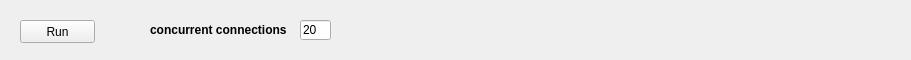
           <widget class="QWidget" name="widget_executeSql_3" native="true">
            <property name="sizePolicy">
             <sizepolicy hsizetype="Expanding" vsizetype="Preferred">
              <horstretch>0</horstretch>
              <verstretch>0</verstretch>
             </sizepolicy>
            </property>
            <property name="minimumSize">
             <size>
              <width>0</width>
              <height>60</height>
             </size>
            </property>
            <widget class="QWidget" name="widget_13" native="true">
             <property name="geometry">
              <rect>
               <x>886</x>
               <y>9</y>
               <width>16</width>
               <height>23</height>
              </rect>
             </property>
             <property name="maximumSize">
              <size>
               <width>16</width>
               <height>16777215</height>
              </size>
             </property>
            </widget>
            <widget class="QPushButton" name="pushButton_run_TP_commands">
             <property name="geometry">
              <rect>
               <x>20</x>
               <y>20</y>
               <width>75</width>
               <height>23</height>
              </rect>
             </property>
             <property name="sizePolicy">
              <sizepolicy hsizetype="Minimum" vsizetype="Minimum">
               <horstretch>0</horstretch>
               <verstretch>0</verstretch>
              </sizepolicy>
             </property>
             <property name="minimumSize">
              <size>
               <width>0</width>
               <height>0</height>
              </size>
             </property>
             <property name="maximumSize">
              <size>
               <width>141</width>
               <height>16777215</height>
              </size>
             </property>
             <property name="font">
              <font>
               <family>Segoe UI</family>
              </font>
             </property>
             <property name="text">
              <string>Run</string>
             </property>
            </widget>
            <widget class="QLabel" name="label_concurrent_tp">
             <property name="geometry">
              <rect>
               <x>150</x>
               <y>20</y>
               <width>141</width>
               <height>20</height>
              </rect>
             </property>
             <property name="minimumSize">
              <size>
               <width>0</width>
               <height>0</height>
              </size>
             </property>
             <property name="font">
              <font>
               <family>Segoe UI</family>
               <pointsize>9</pointsize>
               <weight>75</weight>
               <bold>true</bold>
              </font>
             </property>
             <property name="text">
              <string>concurrent connections</string>
             </property>
            </widget>
            <widget class="QLineEdit" name="lineEdit_username_tp_3">
             <property name="geometry">
              <rect>
               <x>300</x>
               <y>20</y>
               <width>31</width>
               <height>20</height>
              </rect>
             </property>
             <property name="sizePolicy">
              <sizepolicy hsizetype="Minimum" vsizetype="Fixed">
               <horstretch>0</horstretch>
               <verstretch>0</verstretch>
              </sizepolicy>
             </property>
             <property name="maximumSize">
              <size>
               <width>150</width>
               <height>16777215</height>
              </size>
             </property>
             <property name="palette">
              <palette>
               <active>
                <colorrole role="Text">
                 <brush brushstyle="SolidPattern">
                  <color alpha="255">
                   <red>0</red>
                   <green>0</green>
                   <blue>0</blue>
                  </color>
                 </brush>
                </colorrole>
               </active>
               <inactive>
                <colorrole role="Text">
                 <brush brushstyle="SolidPattern">
                  <color alpha="255">
                   <red>0</red>
                   <green>0</green>
                   <blue>0</blue>
                  </color>
                 </brush>
                </colorrole>
               </inactive>
               <disabled>
                <colorrole role="Text">
                 <brush brushstyle="SolidPattern">
                  <color alpha="255">
                   <red>120</red>
                   <green>120</green>
                   <blue>120</blue>
                  </color>
                 </brush>
                </colorrole>
               </disabled>
              </palette>
             </property>
             <property name="text">
              <string>20</string>
             </property>
            </widget>
           </widget>
